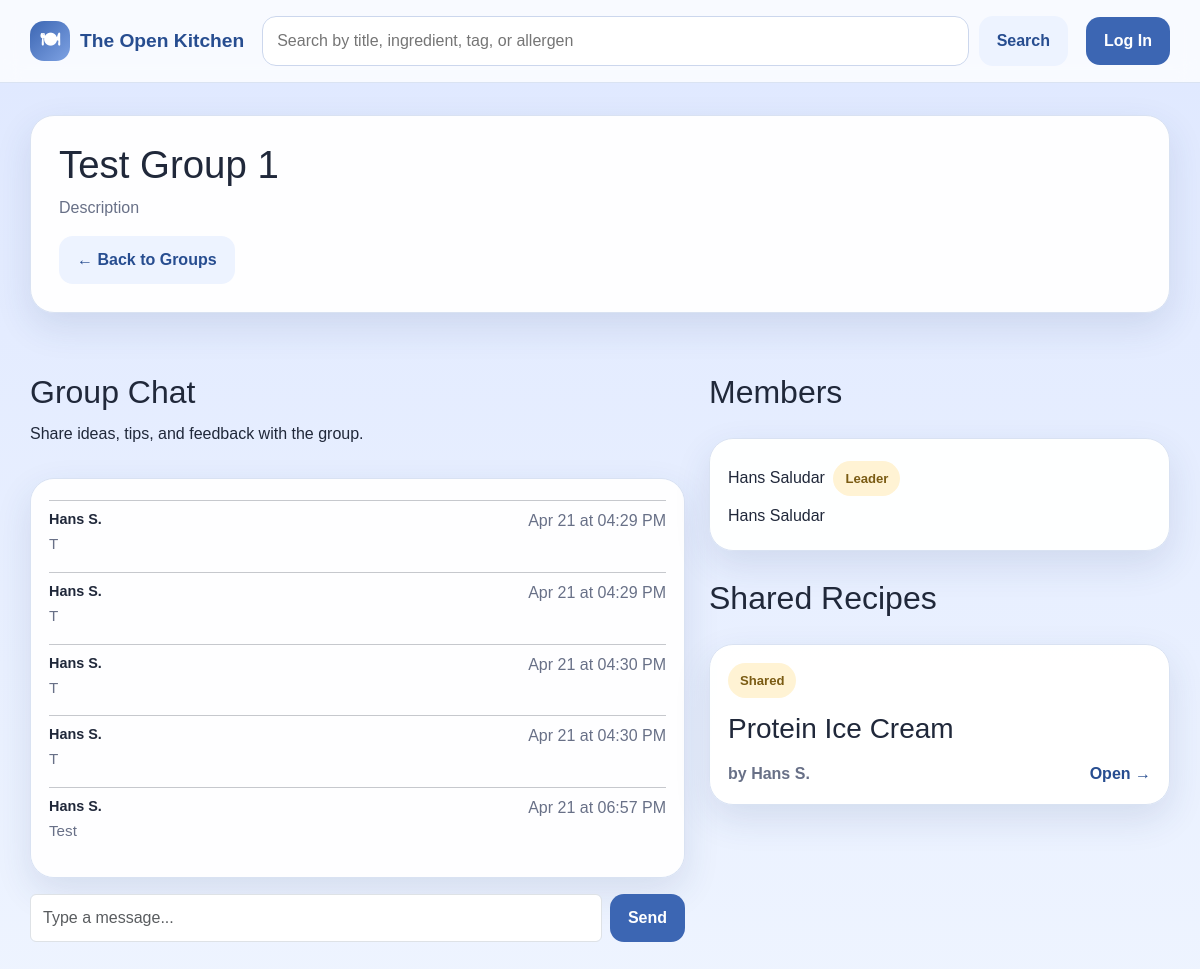
/groups/5, run on an earlier commit of the app's database.
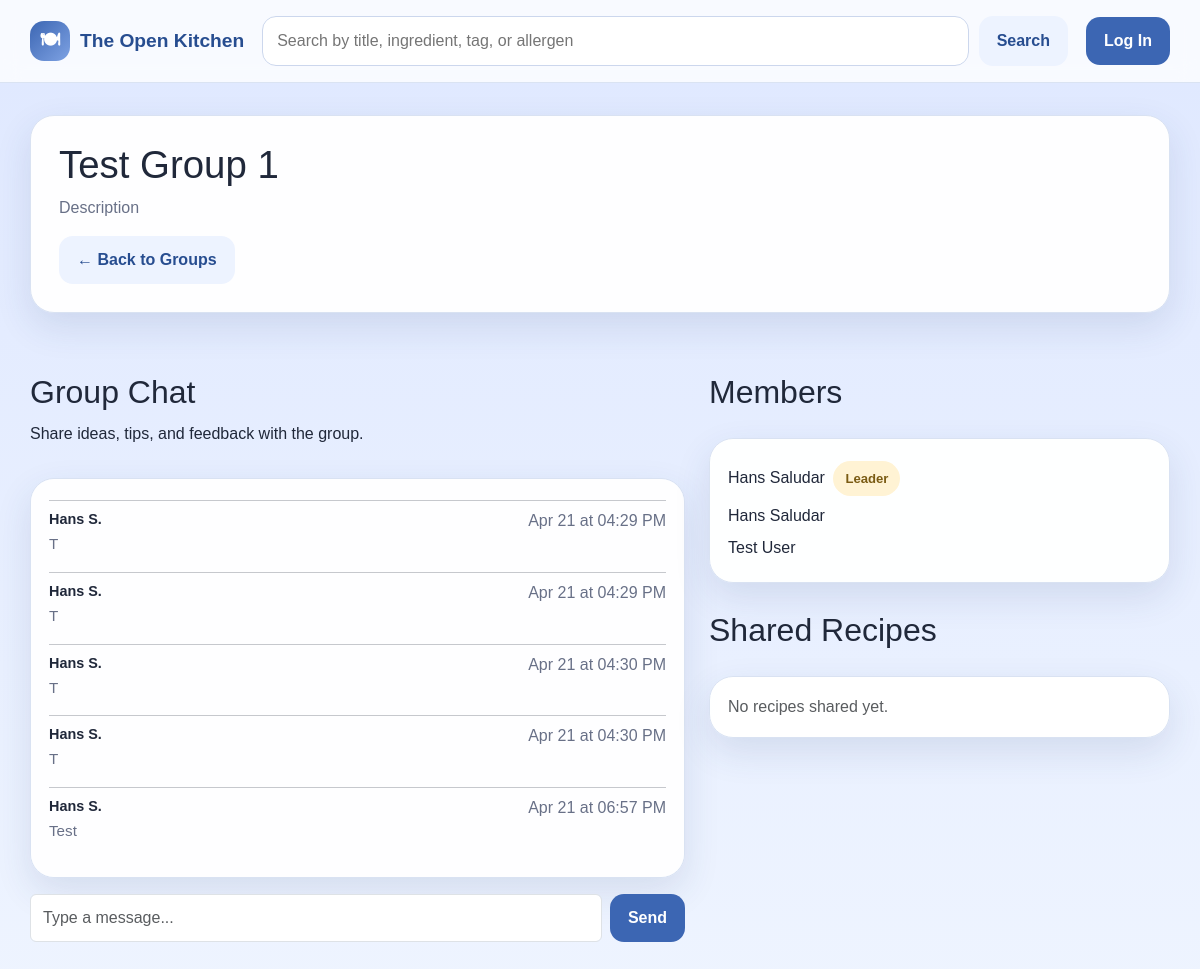
And on a later commit of the database.
### app/models.py (models this page shows, shortened)
class GroupMessage(db.Model):
    __tablename__ = 'group_messages'
    id = db.Column(db.Integer, primary_key=True)
    groupID = db.Column(db.Integer, db.ForeignKey('groups.id'), nullable=False)
    senderID = db.Column(db.Integer, db.ForeignKey('users.id'), nullable=False)
    content = db.Column(db.Text, nullable=False)
    dateSent = db.Column(db.DateTime, nullable=False)
    sender = db.relationship('User', foreign_keys=[senderID])

class User(db.Model):
    __tablename__ = 'users'
    id = db.Column(db.Integer, primary_key=True)
    firstName = db.Column(db.String(50), nullable=False)
    lastName = db.Column(db.String(50), nullable=False)
    email = db.Column(db.String(100), unique=True, nullable=False)
    password = db.Column(db.String(255), nullable=False)
    role = db.Column(db.String(20), nullable=False, default='contributor')
    isActive = db.Column(db.Boolean, default=True)
    dateCreated = db.Column(db.DateTime, nullable=False, default=datetime.now)
    recipes = db.relationship('Recipe', backref='author', lazy=True)

class GroupMember(db.Model):
    __tablename__ = 'group_members'
    id = db.Column(db.Integer, primary_key=True)
    groupID = db.Column(db.Integer, db.ForeignKey('groups.id'), nullable=False)
    userID = db.Column(db.Integer, db.ForeignKey('users.id'), nullable=False)
    dateJoined = db.Column(db.DateTime, nullable=False)
    user = db.relationship('User', backref='memberships', lazy=True)

class GroupRecipe(db.Model):
    __tablename__ = 'group_recipes'
    id = db.Column(db.Integer, primary_key=True)
    groupID = db.Column(db.Integer, db.ForeignKey('groups.id'), nullable=False)
    recipeID = db.Column(db.Integer, db.ForeignKey('recipes.id'), nullable=False)
    sharedByID = db.Column(db.Integer, db.ForeignKey('users.id'), nullable=False)
    dateSaved = db.Column(db.DateTime, nullable=False)
    recipe = db.relationship('Recipe', foreign_keys=[recipeID])
    sharedBy = db.relationship('User', foreign_keys=[sharedByID])

class Recipe(db.Model):
    __tablename__ = 'recipes'
    id = db.Column(db.Integer, primary_key=True)
    authorID = db.Column(db.Integer, db.ForeignKey('users.id'), nullable=False)
    title = db.Column(db.String(150), nullable=False)
    description = db.Column(db.Text, nullable=True)
    instructions = db.Column(db.Text, nullable=False)
    forkedFrom = db.Column(db.Integer, db.ForeignKey('recipes.id'), nullable=True)
    baseServings = db.Column(db.Integer, nullable=False)
    prepTime = db.Column(db.Integer, nullable=True)
    cookTime = db.Column(db.Integer, nullable=True)
    dateCreated = db.Column(db.DateTime, nullable=False, default=datetime.now)
    ingredients = db.relationship('Ingredient', backref='recipe', lazy=True, cascade='all, delete-orphan')
    categories = db.relationship('RecipeCategory', backref='recipe', lazy=True, cascade='all, delete-orphan')
    dietary_tags = db.relationship('RecipeDietaryTag', backref='recipe', lazy=True, cascade='all, delete-orphan')
    allergens = db.relationship('RecipeAllergen', backref='recipe', lazy=True, cascade='all, delete-orphan')

### app/routes.py (the view)
@app.route('/groups/<int:group_id>')
def view_group(group_id):
    group = Group.query.get_or_404(group_id)
    messages = GroupMessage.query.filter_by(groupID=group_id).order_by(GroupMessage.dateSent).all()
    shared_recipes = GroupRecipe.query.filter_by(groupID=group_id).all()
    members = GroupMember.query.filter_by(groupID=group_id).all()
    return render_template('groups/view.html', group=group, messages=messages,
                           shared_recipes=shared_recipes, members=members)

### app/routes.py (called while the page is built)
def current_user_id():
    return session.get('user_id')

def _get_notifications():
    uid = current_user_id()
    if uid is None:
        return []
    return Notification.query.filter_by(userID=uid).order_by(Notification.dateCreated.desc()).all()

@app.context_processor
def inject_notifications():
    notifications = _get_notifications()
    has_unread = any(not n.isRead for n in notifications)
    return dict(notifications=notifications, has_unread=has_unread)

### app/templates/groups/view.html (shortened to what this page needs)
{% extends "base.html" %}
{% block content %}
<section class="hero-card">
    <div>
        <h1>{{ group.name }}</h1>
        <p class="hero-copy">{{ group.description or 'No description provided.' }}</p>
        <div class="hero-actions">
            <a href="{{ url_for('my_groups') }}" class="btn btn-secondary">← Back to Groups</a>
        </div>
    </div>
</section>
<div class="row g-4 mt-2">
    <div class="col-md-7">
        <section class="section-head">
            <div>
                <h2>Group Chat</h2>
                <p>Share ideas, tips, and feedback with the group.</p>
            </div>
        </section>
        <article class="recipe-card mb-3" style="max-height: 400px; overflow-y: auto;" id="chatBox">
            {% if messages %}
                {% for msg in messages %}
                <div class="mb-3">
                    <div class="d-flex justify-content-between">
                        <span class="fw-semibold" style="font-size: .9rem;">
                            {{ msg.sender.firstName }} {{ msg.sender.lastName[0] }}.
                        </span>
                        <span class="muted-small">{{ msg.dateSent.strftime('%b %d at %I:%M %p') }}</span>
                    </div>
                    <p class="mb-0" style="font-size: .95rem;">{{ msg.content }}</p>
                </div>
                {% if not loop.last %}<hr class="my-2">{% endif %}
                {% endfor %}
            {% else %}
                <p class="text-muted">No messages yet. Start the conversation!</p>
            {% endif %}
        </article>
        <form method="POST" action="{{ url_for('send_message', group_id=group.id) }}">
            <div class="d-flex gap-2">
                <input type="text" name="content" class="form-control" placeholder="Type a message..." required>
                <button type="submit" class="btn btn-primary">Send</button>
            </div>
        </form>
    </div>
    <div class="col-md-5">
        <section class="section-head">
            <div>
                <h2>Members</h2>
            </div>
        </section>
        <article class="recipe-card mb-4">
            {% for m in members %}
            <div class="d-flex align-items-center justify-content-between py-1">
                <span>{{ m.user.firstName }} {{ m.user.lastName }}
                    {% if m.userID == group.leaderID %}
                    <span class="mini-pill ms-1">Leader</span>
                    {% endif %}
                </span>
            </div>
            {% endfor %}
        </article>
        <section class="section-head">
            <div>
                <h2>Shared Recipes</h2>
            </div>
        </section>
        {% if shared_recipes %}
        <div>
            {% for gr in shared_recipes %}
            <div class="recipe-card-wrap mb-2">
                <a href="{{ url_for('view_recipe', recipe_id=gr.recipe.id) }}" class="recipe-card-link">
                    <article class="recipe-card">
                        <div class="recipe-card-top">
                            <span class="mini-pill">Shared</span>
                        </div>
                        <h3>{{ gr.recipe.title }}</h3>
                        <div class="recipe-card-footer">
                            <span class="muted-small">by {{ gr.sharedBy.firstName }} {{ gr.sharedBy.lastName[0] }}.</span>
                            <span>Open →</span>
                        </div>
                    </article>
                </a>
            </div>
            {% endfor %}
        </div>
        {% else %}
        <article class="recipe-card">
            <p class="text-muted mb-0">No recipes shared yet.</p>
        </article>
        {% endif %}
    </div>
</div>
{% endblock %}

What changed in the data, as far as the page shows it:
no longer on this page (row edited): GroupRecipe: recipe "Protein Ice Cream", sharedBy.firstName "Hans", sharedBy "S"
added GroupMember: user.firstName "Test", user.lastName "User"
Also different on the page:
text now shown: "No recipes shared yet."
